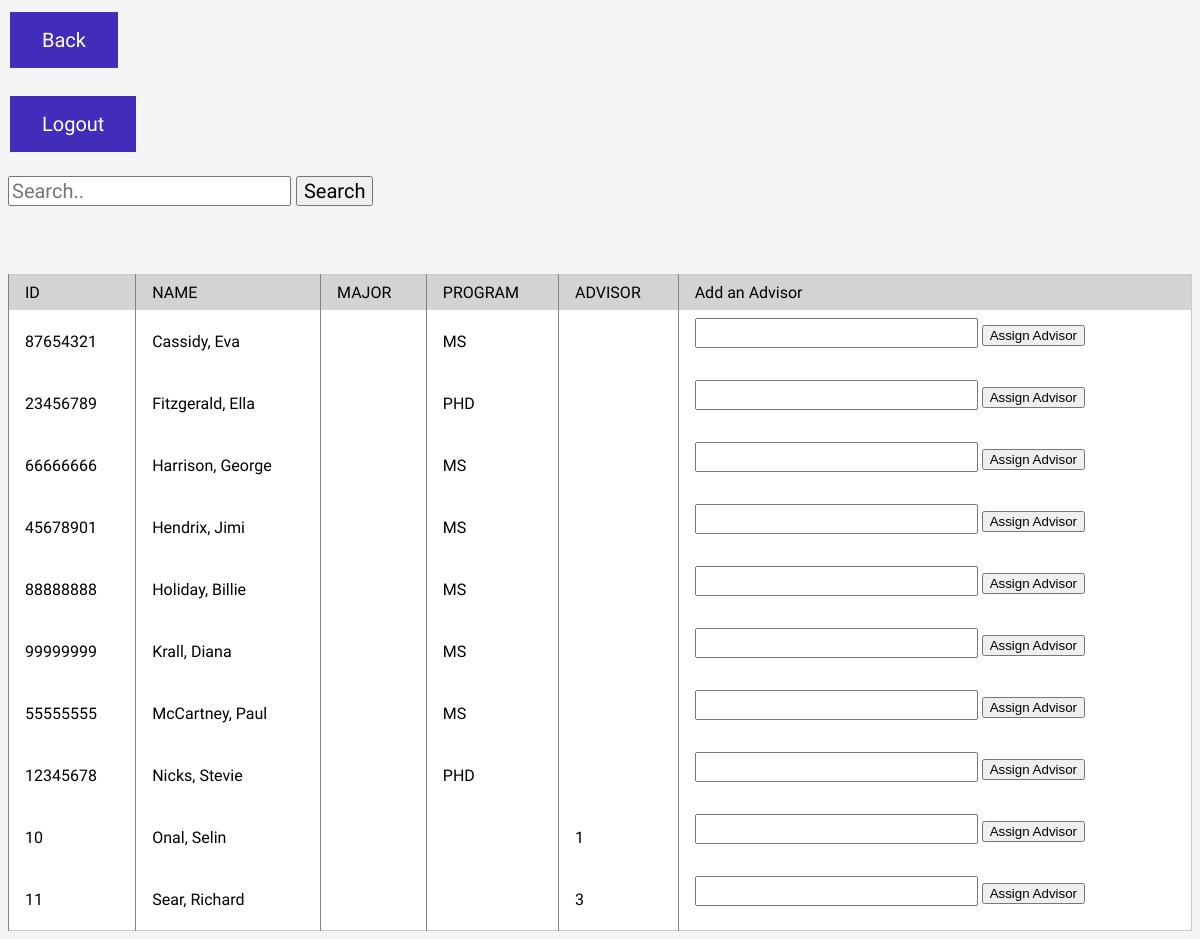
The page /assignAdvisor.php on the database its author committed.
### tables this page shows
CREATE TABLE user (
  type varchar(50),
  uid int(8) auto_increment,
  password varchar(20),
  fname varchar(20),
  lname varchar(20),
  ssn int(9),
  email varchar(20),
  street varchar(20),
  city varchar(20),
  state varchar(2),
  zip int(5),
  program varchar(20),
  major varchar(10),
  grad_status varchar(10),
  active varchar(5) DEFAULT 'yes',
  donation int(15) DEFAULT 0,
  advisor int(8),
  phone varchar(10),
  hold varchar(5) DEFAULT 'no',
  PRIMARY KEY (uid)
);

### assignAdvisor.php (the view, shortened to what this page needs)
<head>
    <link rel = "stylesheet" type="text/css" href="style.css"/>
</head>
<!DOCTYPE html>
<html>
<?php
	$mysqli = mysqli_connect("localhost", "ARGv", "CSCI2541_sp19", "ARGv");
    if($_SESSION['uid'] == 0)
    {
?>
        <form class="menu-button" action="<?php echo $_SERVER["PHP_SELF"];?>" method="post">
            <input type="submit" value="Back" formaction="menu.php">
        </form>
<?php
    }
    else
    {
?>
        <form class="menu-button" action="<?php echo $_SERVER["PHP_SELF"];?>" method="post">
            <input type="submit" value="Back" formaction="menu.php">
        </form>
<?php
    }
?>
    <form class="menu-button" action="<?php echo $_SERVER["PHP_SELF"];?>" method="post">
        <input type="submit" value="Logout" formaction="logout.php">
    </form>
    <head>
    </head>
<body class="gray-bg">
    <div id="buttonzone">
        <form action="<?php echo htmlentities($_SERVER['PHP_SELF']); ?>" method="post" >
            <input type="text" placeholder="Search.." name="searchInfo" id = "bar" >
            <input type="submit" name="Search" value="Search" id="search">
        </form>
    </div>
    <table style="width:100%">
        <thead>
            <tr>
                <td>ID</td>
                <td>NAME</td>
                <td>MAJOR</td>
                <td>PROGRAM</td>
                <td>ADVISOR</td>
                <td>Add an Advisor</td>
            </tr>
        </thead>
    <tbody>
<?php
    if(!isset($_POST['s1']) && !isset($_POST['searchInfo']))
    {
        $sql = "SELECT * FROM user WHERE type = 'MS' OR type = 'PHD' ORDER BY lname";
        $result = $mysqli->query($sql);
        if ($result->num_rows > 0)
        {
            while($row = $result->fetch_assoc())
            {
?>
				    <tr>
                        <td><?php echo $row["uid"] ; ?></td>
                        <td><?php echo $row["lname"] . ', ' . $row["fname"] ; ?></td>
                        <td><?php echo $row["major"] ; ?></td>
                        <td><?php echo $row["program"] ; ?></td>
                        <td><?php echo $row["advisor"] ; ?></td>
                        <td>
                            <form class="example" action="assignAdvisor.php?action=add&uid=<?php echo $row['uid']; ?>" method="post"  >
                                <input type="text" name="advChange" required>
                                <button class="Add_An_Advisor">
                                    Assign Advisor
                                </button>
                            </form>
                        </td>
                    </tr>
<?php
            }
        }
    }
?>
    <br>
    <br>
</body>
</html>

### style.css (style rules this page uses)
:root { --main-color: #422dbb; --main-font: 'Libre Franklin', sans-serif; }
* { box-sizing: border-box; }
body { font-family: var(--main-font); background-color: #f4f4f4; font-size: 20px; }
input[type=submit], input[type=text], input[type=number], input[type=password], input[type=email] { font-family: var(--main-font); font-size: 20px; }
.gray-bg { background-color: #f4f4f4; }
table { border: 1px solid #cbcbcb; border-collapse: collapse; border-spacing: 0; font-family: var(--main-font); background-color: white; }
table td, table th { border-left: 1px solid #838383; border-width: 0 0 0 1px; margin: 0; padding: 0.5em 1em; }
thead { background-color: #d3d3d3; color: #000; text-align: left; vertical-align: bottom; }
.menu-button input[type=submit] { background-color: var(--main-color); border: none; color: white; padding: 16px 32px; text-decoration: none; margin: 4px 2px; font-size: 20px; }

### rows shown on the page
user: uid "87654321", lname "Cassidy", fname "Eva", program "MS"
user: uid "23456789", lname "Fitzgerald", fname "Ella", program "PHD"
user: uid "66666666", lname "Harrison", fname "George", program "MS"
user: uid "45678901", lname "Hendrix", fname "Jimi", program "MS"
user: uid "88888888", lname "Holiday", fname "Billie", program "MS"
user: uid "99999999", lname "Krall", fname "Diana", program "MS"
user: uid "55555555", lname "McCartney", fname "Paul", program "MS"
user: uid "12345678", lname "Nicks", fname "Stevie", program "PHD"
user: uid "10", lname "Onal", fname "Selin", advisor "1"
user: uid "11", lname "Sear", fname "Richard", advisor "3"
